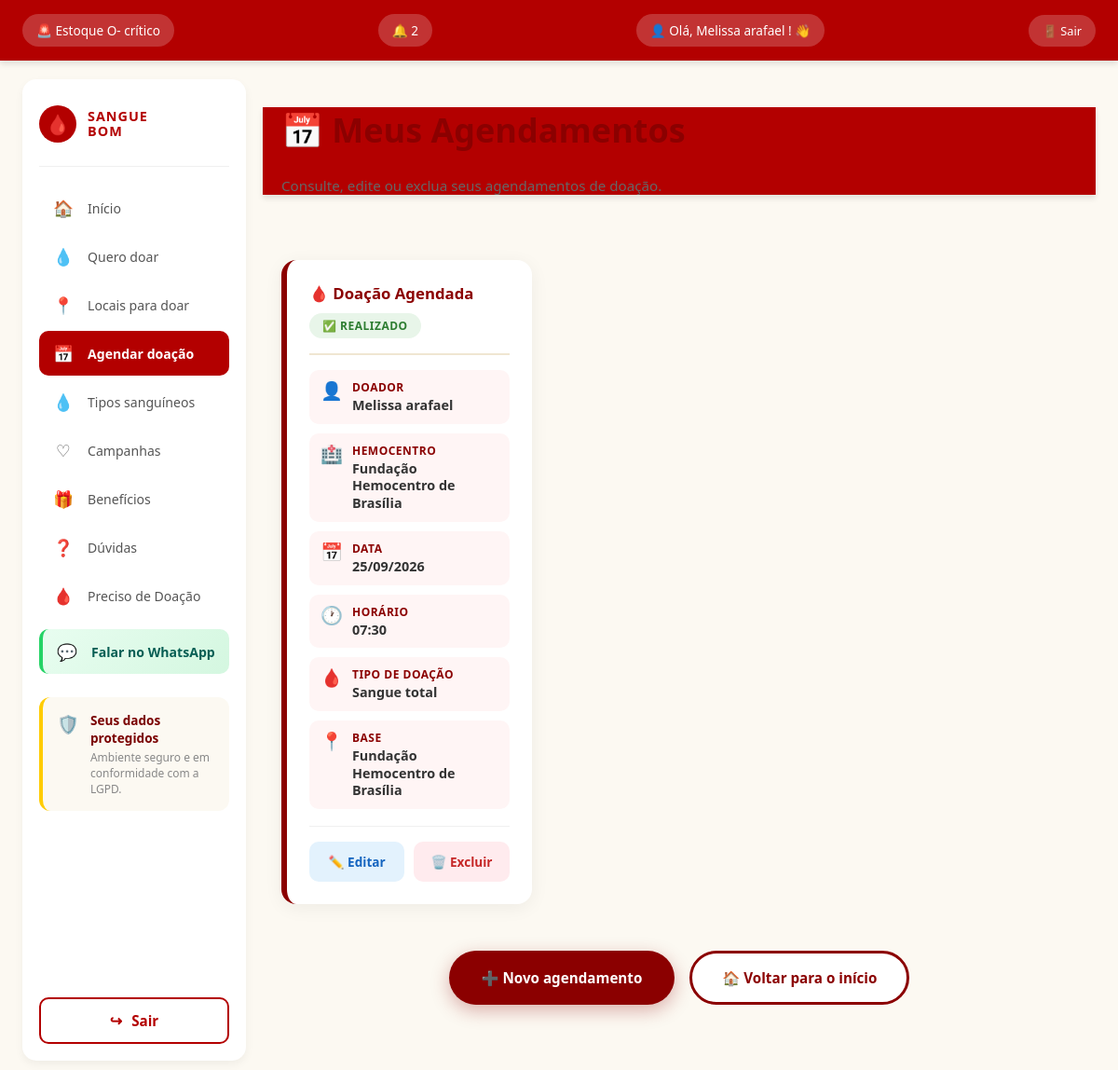
The page /agendamentos/ (signed in) on the database its author committed.
### membros/models.py (models this page shows, shortened)
class Doador(models.Model):
    usuario = models.OneToOneField(
        User,
        on_delete=models.CASCADE,
        null=True,
        blank=True
    )
    nome = models.CharField(max_length=100)
    email = models.EmailField()
    cpf = models.CharField(max_length=14, unique=True, null=True, blank=True)
    telefone = models.CharField(max_length=20)
    sexo = models.CharField(max_length=20, blank=True)
    tipo_sanguineo = models.CharField(max_length=3)
    data_nascimento = models.DateField()
    cidade = models.CharField(max_length=100, blank=True)
    estado = models.CharField(max_length=2, blank=True)

class Agendamento(models.Model):
    STATUS = [
        ('agendado', '⏳ Agendado'),
        ('realizado', '✅ Realizado'),
        ('cancelado', '❌ Cancelado'),
        ('faltou', '⚠️ Faltou'),
    ]
    doador = models.ForeignKey(Doador, on_delete=models.CASCADE)
    hemocentro = models.ForeignKey(Hemocentro, on_delete=models.CASCADE)
    base = models.CharField(max_length=100)
    data = models.DateField()
    horario = models.TimeField()
    tipo_doacao = models.CharField(max_length=30)
    status = models.CharField(
        max_length=20,
        choices=STATUS,
        default='agendado'
    )

class Hemocentro(models.Model):
    usuario = models.OneToOneField(
        User,
        on_delete=models.CASCADE,
        null=True,
        blank=True,
        related_name='hemocentro'
    )
    nome = models.CharField(max_length=100)
    endereco = models.CharField(max_length=200)
    bairro = models.CharField(max_length=100)
    cidade = models.CharField(max_length=100)
    cep = models.CharField(max_length=10)
    telefone = models.CharField(max_length=20)
    email = models.EmailField()
    horario_abertura = models.TimeField()
    horario_fechamento = models.TimeField()
    dias_atendimento = models.CharField(max_length=100)
    descricao = models.TextField(blank=True)
    ativo = models.BooleanField(default=True)

### membros/views.py (the view)
@login_required(login_url='login')
def listar_agendamentos(request):
    if request.user.is_staff:
        return redirect('relatorios')
    if hasattr(request.user, 'hemocentro'):
        return redirect('painel_hemocentro')
    doador = get_object_or_404(Doador, usuario=request.user)
    agendamentos = Agendamento.objects.filter(doador=doador)
    return render(request, 'agendamentos.html', {
        'agendamentos': agendamentos,
        'lateral_direita': False,
    })

### templates/agendamentos.html (shortened to what this page needs)
{% extends 'base.html' %}
{% load static %}
{% block content %}
    <link rel="stylesheet" href="{% static 'css/agendamentos.css' %}">
    <header class="agendamentos-header">
        <h1>📅 Meus Agendamentos</h1>
        <p>Consulte, edite ou exclua seus agendamentos de doação.</p>
    </header>
    <div class="agendamentos-container">
        {% if agendamentos %}
            <div class="agendamentos-grid">
                {% for agendamento in agendamentos %}
                    <article class="card-agendamento">
                        <div class="card-agendamento-header">
                            <h2 class="card-agendamento-titulo">🩸 Doação Agendada</h2>
                            <span class="badge-status {{ agendamento.status }}">
                                {% if agendamento.status == 'agendado' %}⏳ Agendado
                                {% elif agendamento.status == 'realizado' %}✅ Realizado
                                {% elif agendamento.status == 'cancelado' %}❌ Cancelado
                                {% elif agendamento.status == 'faltou' %}⚠️ Faltou
                                {% else %}{{ agendamento.status }}
                                {% endif %}
                            </span>
                        </div>
                        <div class="card-agendamento-info">
                            <div class="info-item">
                                <span class="info-icon">👤</span>
                                <div>
                                    <strong>Doador</strong>
                                    <p>{{ agendamento.doador.nome }}</p>
                                </div>
                            </div>
                            <div class="info-item">
                                <span class="info-icon">🏥</span>
                                <div>
                                    <strong>Hemocentro</strong>
                                    <p>{{ agendamento.hemocentro.nome }}</p>
                                </div>
                            </div>
                            <div class="info-item">
                                <span class="info-icon">📅</span>
                                <div>
                                    <strong>Data</strong>
                                    <p>{{ agendamento.data|date:"d/m/Y" }}</p>
                                </div>
                            </div>
                            <div class="info-item">
                                <span class="info-icon">🕐</span>
                                <div>
                                    <strong>Horário</strong>
                                    <p>{{ agendamento.horario|time:"H:i" }}</p>
                                </div>
                            </div>
                            <div class="info-item">
                                <span class="info-icon">🩸</span>
                                <div>
                                    <strong>Tipo de doação</strong>
                                    <p>{{ agendamento.tipo_doacao }}</p>
                                </div>
                            </div>
                            <div class="info-item">
                                <span class="info-icon">📍</span>
                                <div>
                                    <strong>Base</strong>
                                    <p>{{ agendamento.base }}</p>
                                </div>
                            </div>
                        </div>
                        <div class="card-agendamento-acoes">
                            <a href="{% url 'editar_agendamento' agendamento.id %}" class="btn-acao btn-editar">
                                ✏️ Editar
                            </a>
                            <a href="{% url 'excluir_agendamento' agendamento.id %}" class="btn-acao btn-excluir">
                                🗑️ Excluir
                            </a>
                        </div>
                    </article>
                {% endfor %}
            </div>
        {% endif %}
        {% if agendamentos %}
            <div class="acoes-finais">
                <a href="{% url 'agendar_doacao' %}" class="btn-novo-agendamento">
                    ➕ Novo agendamento
                </a>
                <a href="{% url 'home' %}" class="btn-voltar-inicio">
                    🏠 Voltar para o início
                </a>
            </div>
        {% endif %}
    </div>
{% endblock %}

### templates/base.html (shortened to what this page needs)
{% load static %}
<!DOCTYPE html>
<html lang="pt-br">
<head>
    <link rel="stylesheet" href="{% static 'css/base.css' %}">
</head>
<body>
    <header>
        {% if not user.is_staff and not user.hemocentro %}
            <a href="{% url 'locais_para_doar' %}" class="header-alerta">
                <h2>🚨 Estoque O- crítico</h2>
            </a>
            <a href="{% url 'notificacoes' %}" class="header-sino" title="Notificações">
                <h2>
                    🔔
                    {% if notificacoes_nao_lidas > 0 %}
                        <span class="badge-sino">{{ notificacoes_nao_lidas }}</span>
                    {% endif %}
                </h2>
            </a>
        {% endif %}
        {% if user.is_authenticated %}
            <a href="{% url 'meu_perfil' %}" class="header-user" title="Meu Perfil">
                <h2>👤 Olá,
                    {% if user.is_staff %}
                        {{ user.username }}
                    {% elif user.hemocentro %}
                        {{ user.hemocentro.nome }}
                    {% elif user.doador %}
                        {{ user.doador.nome }}
                    {% elif user.first_name %}
                        {{ user.first_name }}
                    {% else %}
                        {{ user.username }}
                    {% endif %}! 👋
                </h2>
            </a>
            <a href="{% url 'logout' %}" class="header-sair">🚪 Sair</a>
        {% else %}
            <h2>👤 Olá, visitante! 👋</h2>
            <a href="{% url 'login' %}" class="header-entrar">🔐 Entrar</a>
        {% endif %}
    </header>
    <div class="app-container {% if not lateral_direita %}sem-lateral{% endif %}">
        <aside class="lateral-esquerda">
            <div class="logo-menu">
                <div class="logo-icone">🩸</div>
                <div class="logo-texto">
                    <strong>SANGUE</strong>
                    <strong>BOM</strong>
                </div>
            </div>
            <nav class="menu-nav">
                {% if not user.is_staff and not user.hemocentro %}
                    <a href="{% url 'home' %}" class="menu-item {% if request.path == '/' or request.path == '/home/' %}ativo{% endif %}">
                        <span class="menu-item-icone">🏠</span>
                        <span class="menu-item-texto">Início</span>
                    </a>
                    <a href="{% url 'quero_doar' %}" class="menu-item {% if request.path == '/quero_doar/' %}ativo{% endif %}">
                        <span class="menu-item-icone">💧</span>
                        <span class="menu-item-texto">Quero doar</span>
                    </a>
                    <a href="{% url 'locais_para_doar' %}" class="menu-item {% if request.path == '/locais_para_doar/' %}ativo{% endif %}">
                        <span class="menu-item-icone">📍</span>
                        <span class="menu-item-texto">Locais para doar</span>
                    </a>
                    <a href="{% url 'agendar_doacao' %}" class="menu-item {% if '/agendar_doacao/' in request.path or '/agendamentos/' in request.path %}ativo{% endif %}">
                        <span class="menu-item-icone">📅</span>
                        <span class="menu-item-texto">Agendar doação</span>
                    </a>
                    <a href="{% url 'tipos_sanguineos' %}" class="menu-item {% if request.path == '/tipos_sanguineos/' %}ativo{% endif %}">
                        <span class="menu-item-icone">💧</span>
                        <span class="menu-item-texto">Tipos sanguíneos</span>
                    </a>
                    <a href="{% url 'campanhas' %}" class="menu-item {% if request.path == '/campanhas/' %}ativo{% endif %}">
                        <span class="menu-item-icone">♡</span>
                        <span class="menu-item-texto">Campanhas</span>
                    </a>
                    <a href="{% url 'beneficios' %}" class="menu-item {% if request.path == '/beneficios/' %}ativo{% endif %}">
                        <span class="menu-item-icone">🎁</span>
                        <span class="menu-item-texto">Benefícios</span>
                    </a>
                    <a href="{% url 'duvidas' %}" class="menu-item {% if request.path == '/duvidas/' %}ativo{% endif %}">
                        <span class="menu-item-icone">❓</span>
                        <span class="menu-item-texto">Dúvidas</span>
                    </a>
                    <a href="{% url 'preciso_doacao' %}" class="menu-item {% if '/preciso-doacao/' in request.path %}ativo{% endif %}">
                        <span class="menu-item-icone">🩸</span>
                        <span class="menu-item-texto">Preciso de Doação</span>
                    </a>
                    <a href="https://wa.me/5561998819379?text=Ol%C3%A1!%20Tenho%20uma%20d%C3%BAvida%20sobre%20o%20Sangue%20Bom"
                       target="_blank" rel="noopener" class="menu-item menu-item-wpp">
                        <span class="menu-item-icone">💬</span>
                        <span class="menu-item-texto">Falar no WhatsApp</span>
                    </a>
                {% endif %}
            </nav>
            <div class="dados-protegidos">
                <div class="dados-protegidos-icone">🛡️</div>
                <div class="dados-protegidos-texto">
                    <strong>Seus dados protegidos</strong>
                    <p>Ambiente seguro e em conformidade com a LGPD.</p>
                </div>
            </div>
            <div class="area-btn-sair">
                {% if user.is_authenticated %}
                    <a href="{% url 'logout' %}" class="btn-sair">
                        <span class="btn-sair-icone">↪</span>
                        <span>Sair</span>
                    </a>
                {% else %}
                    <a href="{% url 'login' %}" class="btn-sair">
                        <span class="btn-sair-icone">↪</span>
                        <span>Entrar</span>
                    </a>
                {% endif %}
            </div>
        </aside>
        <main>
            {% block content %}
            {% endblock %}
        </main>
    </div>
</body>
</html>

### rows shown on the page
Agendamento: status "✅ REALIZADO", doador.nome "Melissa arafael", hemocentro.nome "Fundação Hemocentro de Brasília", data "25/09/2026", horario "07:30", tipo_doacao "Sangue total", base "Fundação Hemocentro de Brasília"

### other values the page prints
{{ notificacoes_nao_lidas }} "2"
{{ user.doador.nome }} "Melissa arafael"
